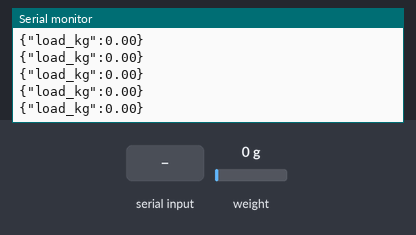
Recording of a sketch running on a simulated ESP32. Shown: the last lines printed to the serial monitor. Inputs (shaded band) come from the test bench; at power-on: weight on the scale 0 g.

Above: at 2.7 s.
2.8 s: "t" received over Serial
At 4.06 s:
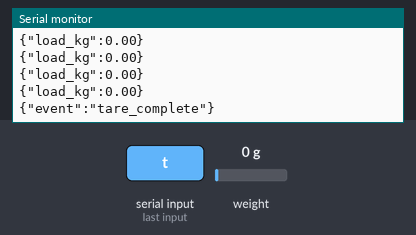
5.4 s: weight on the scale set to 100 g
At 5.66 s:
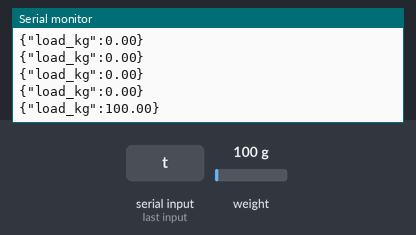
6.9 s: weight on the scale set to 1250 g
At 7.06 s:
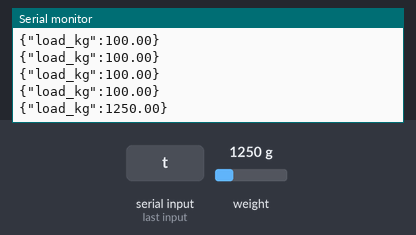
Timing chart, 0 to 9.9 s (numbered marks = the images above; inputs shaded):
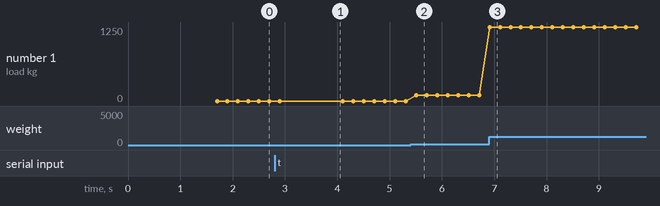

The sketch:

esp32_loadcell_only.ino
```cpp
/*
 * SENTRY CONVEYOR - DEDICATED LOAD CELL FIRMWARE (ESP32 + HX711)
 *
 * Purpose:
 *   Reads live material weight/load from an HX711 strain gauge scale
 *   and streams it over USB Serial at 115200 baud to the SENTRY Dashboard.
 *
 * Hardware Connections:
 *   HX711 DT (Data)   -> ESP32 GPIO 4
 *   HX711 SCK (Clock) -> ESP32 GPIO 16
 *   VCC               -> 5V (or 3.3V depending on module)
 *   GND               -> GND
 *
 * Output Format (5 Hz):
 *   JSON: {"load_kg": 24.50}
 *   Compatible with Web Serial API (in browser) and Python backend_bridge.py
 */

#include "HX711.h"

// Pin Definitions
const int LOADCELL_DOUT_PIN = 4;
const int LOADCELL_SCK_PIN = 16;

HX711 scale;

// Calibration factor (Adjust based on your calibration weight)
// Example: If 1kg reads 2280 on raw scale, set CALIBRATION_FACTOR = 2280.0f
float calibration_factor = 2280.0f;

unsigned long lastReadTime = 0;
const unsigned long READ_INTERVAL_MS = 200; // 5Hz stream (every 200ms)

void setup() {
  Serial.begin(115200);
  delay(500);

  Serial.println("\n[SENTRY] ESP32 Load Cell Transmitter Initializing...");

  scale.begin(LOADCELL_DOUT_PIN, LOADCELL_SCK_PIN);

  // Wait for HX711 to become ready (up to 3 seconds)
  unsigned long start = millis();
  while (!scale.is_ready() && millis() - start < 3000) {
    delay(100);
  }

  if (scale.is_ready()) {
    scale.set_scale(calibration_factor);
    scale.tare(); // Reset scale to 0 with no load
    Serial.println("[SENTRY] HX711 Ready. Tare complete. Streaming live load...");
  } else {
    Serial.println("[SENTRY] WARNING: HX711 not detected. Check GPIO 4 (DT) and GPIO 16 (SCK) wiring.");
  }
}

void loop() {
  // Check for commands from Serial (e.g. 't' or 'T' to tare/zero the scale)
  if (Serial.available()) {
    char cmd = Serial.read();
    if (cmd == 't' || cmd == 'T') {
      scale.tare();
      Serial.println("{\"event\":\"tare_complete\"}");
    }
  }

  unsigned long now = millis();
  if (now - lastReadTime >= READ_INTERVAL_MS) {
    lastReadTime = now;

    float weightKg = 0.0f;

    if (scale.is_ready()) {
      weightKg = scale.get_units(2); // Average of 2 readings for noise reduction
      if (weightKg < 0.0f) {
        weightKg = 0.0f; // Discard negative drift
      }
    }

    // Output JSON packet for SENTRY Dashboard (Web Serial & Python bridge)
    Serial.print("{\"load_kg\":");
    Serial.print(weightKg, 2);
    Serial.println("}");
  }
}
```

Measured:
- after the input at 2.8 s, the serial monitor: prints a new line after 1.1 s (image 1)
- after the input at 5.4 s, the serial monitor: prints a new line after 0.11 s (image 2)
- after the input at 6.9 s, the serial monitor: prints a new line at once (image 3)
- plotted number 1: 0 → 100 after the input at 5.4 s, 100 → 1250 after the input at 6.9 s
